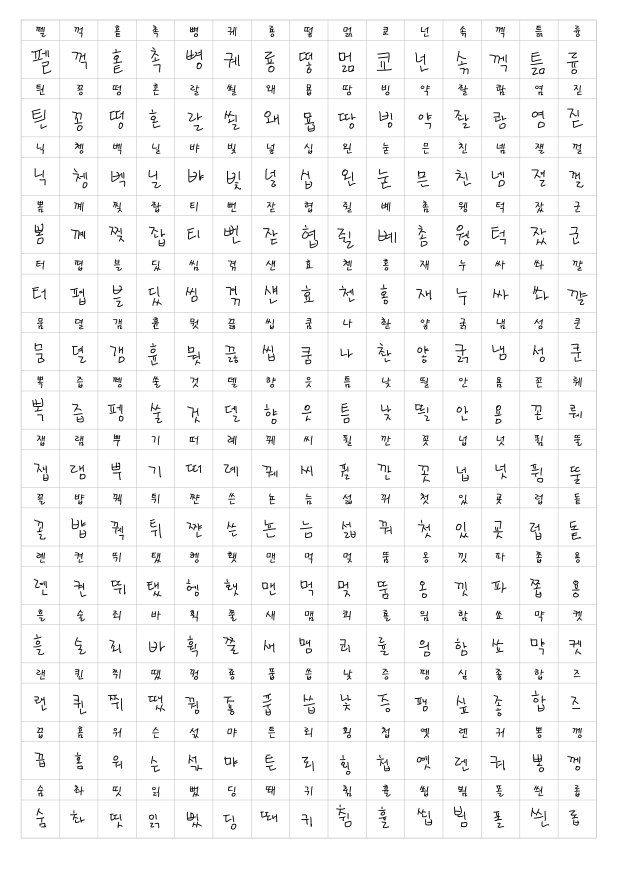
#> input picture ganserver/model/assets/data/handwritten_SH.jpg, 1239 x 1754 px (shown at 1/2 size)
$ python handwritten_split_256.py ../data/handwritten_SH.jpg out   (older library calls are emulated)
#> lines starting #> are read from the running program, lines starting #| are printed output that depends on the picture
import numpy as np
import cv2
import matplotlib.pyplot as plt
from PIL import Image
import sys
import os

if len(sys.argv) != 3:
    print("Insufficient arguments")
    sys.exit()

# path setting
input_file = sys.argv[1] # input file (template)
output_dir = sys.argv[2] # output directory

base_path = './'
handwritten_file = base_path + input_file
hangul_file = base_path + 'labels/210.txt'
save_path = os.path.join(base_path + output_dir, '1_') # needed for model training

# 아웃풋 폴더 만들기
try:
    os.makedirs(output_dir)
except FileExistsError:
    pass

# read handwritten image
img = cv2.imread(handwritten_file)
#> img is the input picture: shape (1754, 1239, 3); min 0, max 255, mean 246.5

# column detection
edges = cv2.Laplacian(img, cv2.CV_8U)
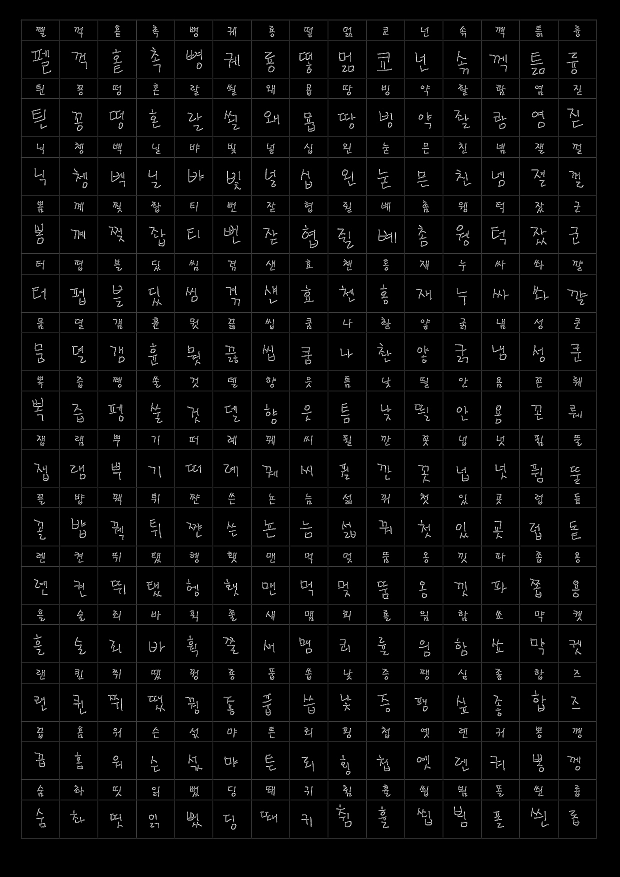
#> edges: shape (1754, 1239, 3) (shown at 1/2 size); min 0, max 255, mean 7.5
kernel = np.zeros((31, 5), np.uint8)
kernel[:, 2] = 1
eroded = cv2.morphologyEx(edges, cv2.MORPH_ERODE, kernel)
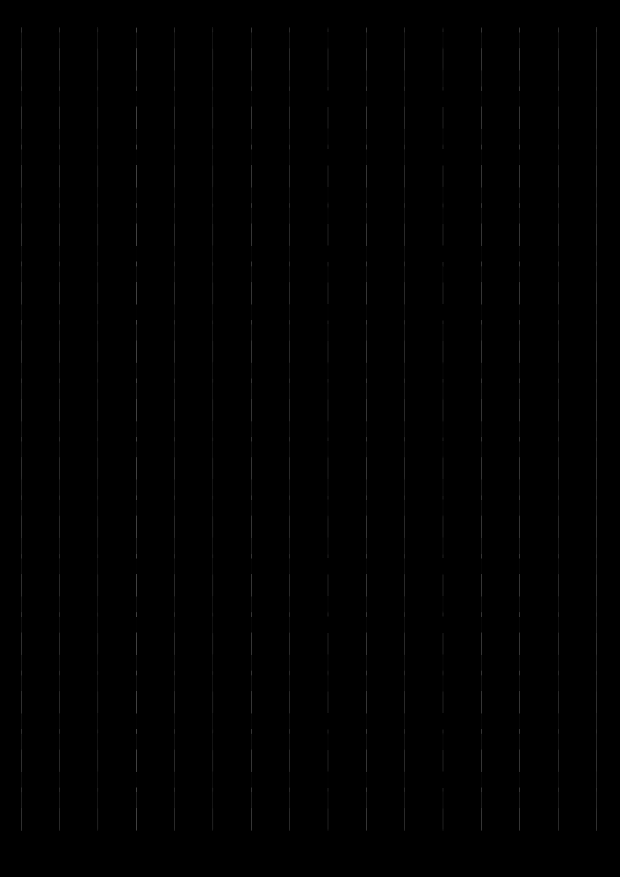
#> eroded: shape (1754, 1239, 3) (shown at 1/2 size); min 0, max 128, mean 0.7
indices = np.nonzero(eroded)
cols = np.unique(indices[1])
#> cols = 21 values from 42 to 1193
filtered_cols = []
for ii in range(len(cols)):
    if ii == 0:
        filtered_cols.append(cols[ii])
    else:
        if np.abs(cols[ii] - cols[ii - 1]) >= 10:
            filtered_cols.append(cols[ii])
#> this loop made 21 passes
#> after the loop, filtered_cols = [42, 119, 195, 272, 349, 425, 502, 579, 655, 732, 809, 885, 962, 1039, 1116, 1192]

# row detection
edges = cv2.Laplacian(img, cv2.CV_8U)
kernel = np.zeros((5, 31), np.uint8)
kernel[2, :] = 1
eroded = cv2.morphologyEx(edges, cv2.MORPH_ERODE, kernel)
indices = np.nonzero(eroded)
rows = np.unique(indices[0])
#> rows = 36 values from 39 to 1676
filtered_rows = []
for ii in range(len(rows)):
    if ii == 0:
        filtered_rows.append(rows[ii])
    else:
        if np.abs(rows[ii] - rows[ii - 1]) >= 10:
            filtered_rows.append(rows[ii])
#> this loop made 36 passes
#> after the loop, filtered_rows = 29 values from 39 to 1676


# labeling
#> (the run stopped early here; a loop or call above may not have finished)
